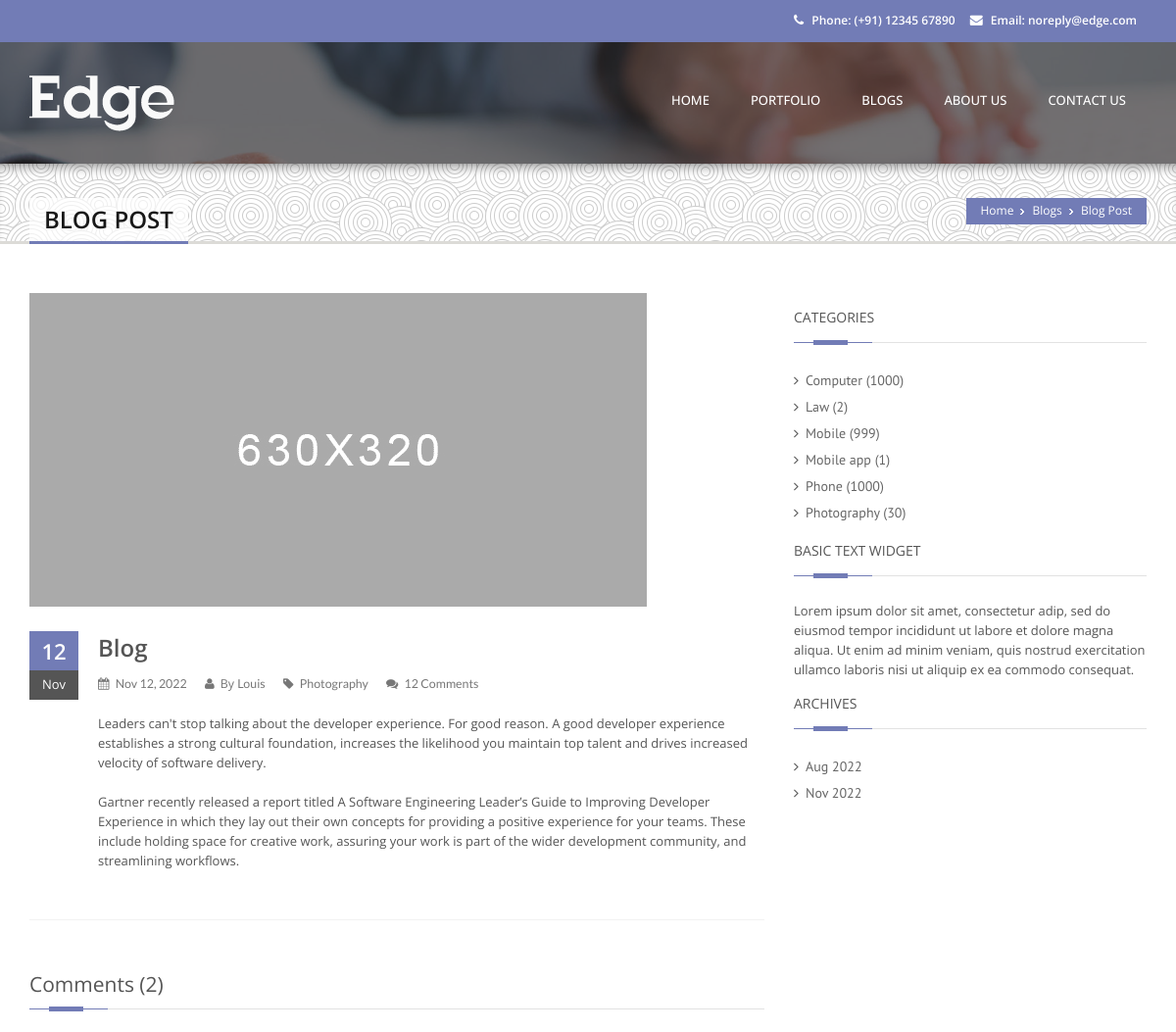
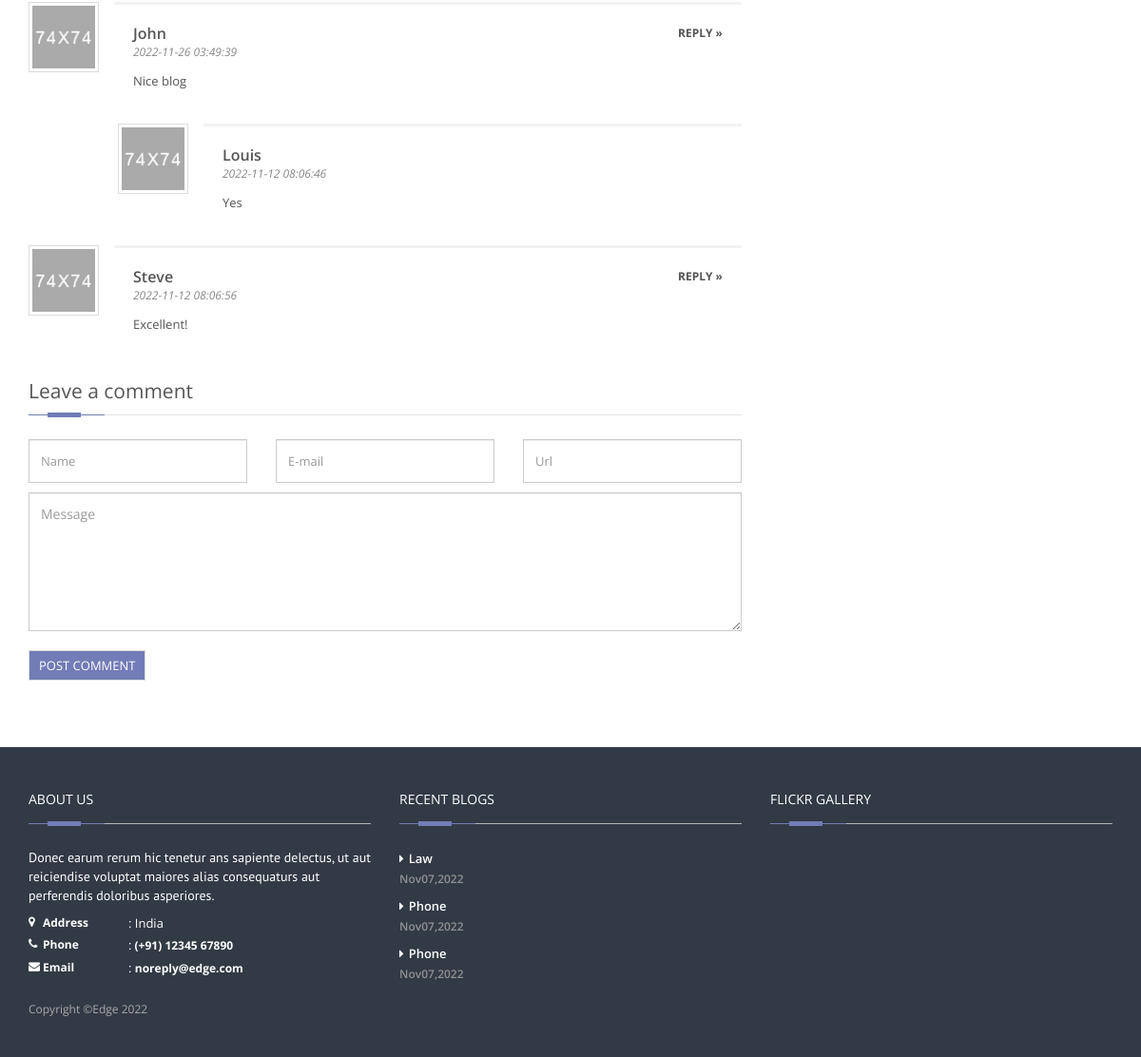
The app's page /Edge/blog-post.php?blog_id=1 with its own data (2 pictures, top to bottom).
### tables this page shows
CREATE TABLE `blogs` (
  `blog_id` int(11) NOT NULL,
  `blog_img` varchar(100) NOT NULL,
  `blog_title` varchar(255) NOT NULL,
  `blog_posted_by` varchar(100) NOT NULL,
  `blog_category` varchar(255) NOT NULL,
  `blog_description` text NOT NULL,
  `blog_created_date` timestamp NOT NULL DEFAULT current_timestamp() ON UPDATE current_timestamp()
);

CREATE TABLE `blog_comments` (
  `comment_id` float NOT NULL,
  `blog_id` int(11) NOT NULL,
  `parent_id` text NOT NULL,
  `comment_name` varchar(100) NOT NULL,
  `comment_email` varchar(255) NOT NULL,
  `comment_url` varchar(100) NOT NULL,
  `comment_message` varchar(255) NOT NULL,
  `comment_date` timestamp NOT NULL DEFAULT current_timestamp() ON UPDATE current_timestamp()
);

### Edge/blog-post.php (the view, shortened to what the rows shown need)
<?php include "header.php"; ?>
<?php include "connection.php"; ?>
<?php include "month.php"; ?>
<!DOCTYPE html>
<html class="no-js" lang="en">
<head>
    <?php
        if(isset($_GET['blog_id'])) {
            $id = $_GET['blog_id'];
            $sqlquery = $connection->prepare("select * from `blogs` where `blog_id` = :id ");
            $sqlquery->bindValue("id", $id, PDO::PARAM_INT);
            $sqlquery->execute();
            $results = $sqlquery;
            foreach($results as $result){
    ?>
    <title><?php echo $result['blog_title']; ?></title>
    <?php
                }
            }
    ?>
    <link rel="stylesheet" href="css/bootstrap.min.css" />
    <link rel="stylesheet" href="css/style.css">
    <link rel="stylesheet" type="text/css" href="css/style.css" media="screen" data-name="skins">
    <link rel="stylesheet" href="css/layout/wide.css" data-name="layout">
    <link rel="stylesheet" type="text/css" href="css/switcher.css" media="screen" />
</head>
<body>
    <section class="wrapper">
        <section class="page_head">
            <div class="container">
                <div class="row">
                    <div class="col-lg-12 col-md-12 col-sm-12">
                        <div class="page_title">
                            <h2>blog post</h2>
                        </div>
                    </div>
                </div>
            </div>
        </section>
        <section class="content blog">
            <div class="container">
                <div class="row">
                    <div class="col-xs-12 col-sm-8 col-md-8 col-lg-8">
                        <div class="blog_single">
                            <?php
                            if (isset($_GET['blog_id'])) {
                                $blog_id = $_GET['blog_id'];
                                $sqlquery = $connection->prepare("select * from `blogs` where `blog_id`=:blog_id ");
                                $sqlquery->bindValue("blog_id", $blog_id, PDO::PARAM_STR);
                                $sqlquery->execute();
                                $results = $sqlquery;
                                foreach ($results as $result) {
                                    $blog_date = $result['blog_created_date'];
                                    $date = (explode(" ", $blog_date));
                                    $date = (explode("-", $date[0]));
                                    $day = $date[2];
                                    $month = $date[1];
                                    $year = $date[0];
                                }
                            ?>
                                <article class="post">
                                    <figure class="post_img">
                                        <a href="#">
                                            <img src="images/blog/blog_1.png" alt="blog post">
                                        </a>
                                    </figure>
                                    <div class="post_date">
                                        <span class="day"><?php echo $day; ?></span>
                                        <span class="month"><?php monthName($month); ?></span>
                                    </div>
                                    <div class="post_content">
                                        <div class="post_meta">
                                            <h2>
                                                <a href="blog-post.php?blog_id=<?php echo $result['blog_id']; ?>"><?php echo $result['blog_title']; ?></a>
                                            </h2>
                                            <div class="metaInfo">
                                                <span><i class="fa fa-calendar"></i> <a><?php echo monthName($month)  .  " "  .  $day  . ", " . $year; ?></a> </span>
                                                <span><i class="fa fa-user"></i> By <a href="#"><?php echo $result['blog_posted_by']; ?></a> </span>
                                                <span><i class="fa fa-tag"></i> <a href="#"><?php echo $result['blog_category']; ?></a></span>
                                                <span><i class="fa fa-comments"></i> <a href="#">12 Comments</a></span>
                                            </div>
                                        </div>
                                        <span id="blogDescription"><?php echo $result['blog_description']; ?></span>
                                    </div>
                                </article>
                            <?php
                            }
                            ?>
                        </div>
                        <div class="news_comments" id="comments">
                            <div id="comment">
                                <ul id="comment-list">
<?php
    if( isset($_GET['blog_id']) && $_GET['blog_id'] != "" ){
        $id = $_GET['blog_id'];
    $sqlquery = $connection->prepare("select * from `blog_comments` where `blog_id`=:id GROUP by round(`parent_id`) order by `parent_id` ");
    $sqlquery->bindValue( "id", $id , PDO::PARAM_INT );
    $sqlquery->execute();
    $results = $sqlquery;
    foreach($results as $result){
        $float = ($result['parent_id']);
?>
        <li class="comment">
            <div class="avatar"><img alt="" src="images/blog/avatar_1.png" class="avatar"></div>
            <div class="comment-container" id="comment-container-<?php echo $result['parent_id']; ?>">
                <h4 class="comment-author"><a href="#"><?php echo $result['comment_name']; ?></a></span></h4>
                <div class="comment-meta"><a href="#" class="comment-date"><?php echo $result['comment_date']; ?></a><a class="comment-reply-link" id="reply-<?php echo $result['parent_id']; ?>">Reply &raquo;</a></div>
                <div class="comment-body">
                    <p><?php echo $result['comment_message']; ?></p>
                </div>
            </div>
        </li>
<?php
$sqlquery = $connection->prepare("select * from `blog_comments` where `blog_id`=:id and `parent_id` like '$float.%' order by `parent_id`");
$sqlquery->bindValue( "id", $id , PDO::PARAM_INT );
$sqlquery->execute();
$results = $sqlquery;
foreach($results as $result){
    $float = round($result['parent_id']);
?>
            <ul class="children">
                <li class="comment">
                    <div class="avatar"><img alt="" src="images/blog/avatar_3.png" class="avatar"></div>
                    <div class="comment-container" id="comment-container-<?php echo $float;?>">
                        <h4 class="comment-author"><a href="#"><?php echo $result['comment_name']; ?></a></span></h4>
                        <div class="comment-meta"><a href="#" class="comment-date"><?php echo $result['comment_date']; ?></a></div>
                        <div class="comment-body">
                            <p><?php echo $result['comment_message']; ?></p>
                        </div>
                    </div>
                </li>
            </ul>
<?php
    }
?>
<?php
    }
}
?>
                                </ul>
                            </div>
                        </div>
                    </div>
                </div>
            </div>
        </section>
    </section>
    <?php
        include "footer.php";
    ?>
</body>
</html>

### Edge/month.php (shortened to what the rows shown need)
<?php
function monthName($intMonth){
switch($intMonth){
    case 8:
        echo "Aug";
        break;
    case 11:
        echo "Nov";
        break;
}
}
?>

### Edge/footer.php (shortened to what the rows shown need)
<?php
include "connection.php";
?>
    <footer class="footer">
        <div class="container">
            <div class="row">
                <div class="col-sm-6 col-md-3 col-lg-4">
                    <div class="widget_content">
                        <ul class="links">
                          <?php
                        if(isset($connection)){
                            $sqlquery = $connection->prepare("select * from `blogs` order by `blog_id` desc limit 3 ");
                            $sqlquery->execute();
                            $results = $sqlquery;
                            foreach($results as $result){
                                $blog_date = $result['blog_created_date'];
                                $date = (explode(" ", $blog_date));
                                $date = (explode("-", $date[0]));
                                $day = $date[2];
                                $month = $date[1];
                                $year = $date[0];
                          ?>
                            <li><a href="blog-post.php?blog_id=<?php echo $result['blog_id']; ?>"><?php echo $result['blog_title']; ?><span> <?php echo monthName($month) . $day . "," . $year; ?> </span></a></li>
                          <?php
                            }
                        }
                          ?>
                        </ul>
                    </div>
                </div>
            </div>
        </div>
    </footer>

### records on screen
blogs: blog_created_date "12", blog_title "Blog", blog_created_date "2022", blog_posted_by "Louis", blog_category "Photography", blog_description "Leaders can't stop talking about the developer experience. For good reason. A good developer experience establishes a strong cultural foundation, increases the likelihood you maintain top talent and drives increased velocity of software delivery. Gartner recently released a report titled A Software Engineering Leader’s Guide to Improving Developer Experience in which they lay out their own concepts for providing a positive experience for your teams. These include holding space for creative work, assuring your work is part of the wider development community, and streamlining workflows."
blog_comments: comment_name "John", comment_date "2022-11-26 03:49:39", comment_message "Nice blog"
blog_comments: comment_name "Louis", comment_date "2022-11-12 08:06:46", comment_message "Yes"
blog_comments: comment_name "Steve", comment_date "2022-11-12 08:06:56", comment_message "Excellent!"
blogs: blog_title "Law", shows "Nov", blog_created_date "07", blog_created_date "2022"
blogs: blog_title "Phone", shows "Nov", blog_created_date "07", blog_created_date "2022"
blogs: blog_title "Phone", shows "Nov", blog_created_date "07", blog_created_date "2022"

### other values on screen
$res['total'] "2"
$result['blog_category'] "Computer"
$result['total'] "1000"
$result['blog_category'] "Law"
$result['total'] "2"
$result['blog_category'] "Mobile"
$result['total'] "999"
$result['blog_category'] "Mobile app"
$result['total'] "1"
$result['blog_category'] "Phone"
$result['blog_category'] "Photography"
$result['total'] "30"
$result['year'] "2022"
